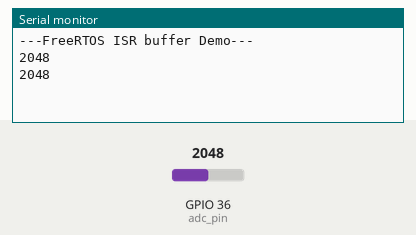
The sketch below on a simulated ESP32. On the bench: the last lines printed to the serial monitor. Inputs (shaded band) come from the test bench; at power-on: GPIO 36 (adc_pin) = 2048.

Above: at 3.8 s.
3.9 s: GPIO 36 (adc_pin) set to 2866
At 4.8 s:
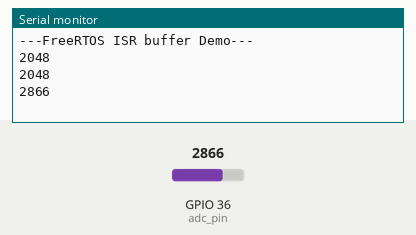
5.4 s: GPIO 36 (adc_pin) set to 3603
At 6.8 s:
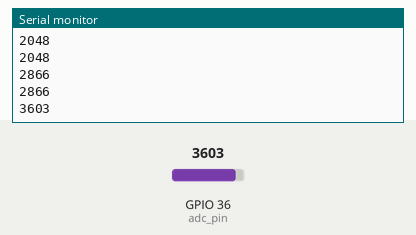
Timing chart, 0 to 8.4 s (numbered marks = the images above; inputs shaded):
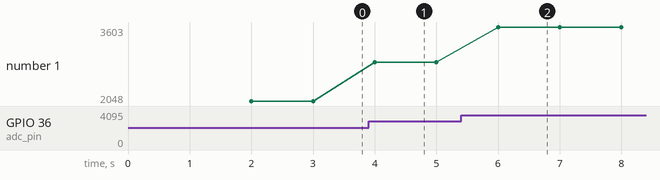

The sketch:

09_ex3_isr_buffer.ino
```cpp
/*
 * ESP32 ISR Semaphore
 *
 * Read ADC values in ISR at 1Hz and defer printing them in a task
 */

//#include semphr.h // required in vanilla FreeRTOS

// Use only 1 for demo purposes
#if CONFIG_FREERTO_UNICORE
  static const BaseType_t app_cpu = 0;
#else
  static const BaseType_t app_cpu = 1;
#endif

// Settings
static const uint16_t timer_divider = 80; // Count at 1 MHz
static const uint64_t timer_max_count = 1000000;

// Pins
static const int adc_pin = A0;

// Globals
static hw_timer_t *timer = NULL;
static volatile uint16_t val;
static SemaphoreHandle_t bin_sem = NULL;
//***********************************************************************************
// Interrupt Service Routine (ISRs)

// This funcion executes when timer raches max and resets
void IRAM_ATTR onTimer() {

  BaseType_t task_woken = pdFALSE;

  // Perform action (read from ADC)
  val = analogRead(adc_pin);

  // Give semaphore to tell task that new value is ready
  /* give sem from isr will never bloack as ISR not a task
   *
   *  if you're trying to take a mutex or as semaphore that is not available
   * you want to deal with that diferently rather than wait
   *
   *task_woken parameter - a feature is to determine if a new task is to be
   * un locked if a mutex or sem has been given. if a higher priority task
   * was unblocked because of this action the scheduler should be called to run
   * that task imediately as soon as the isr is done. we record that fact in this
   * boolean value which gets passed to the portYIELD_FROM_ISR function
   */
  xSemaphoreGiveFromISR(bin_sem, &task_woken);

  // Exit from ISR (ESP-IDF)
  if (task_woken) {
    portYIELD_FROM_ISR();
  }
  // Exit from ISR (Vanilla FreeRTOS)
  //portYIELD_FROM_ISR(task_woken);
}

//***********************************************************************************
//Tasks

// Wait for semaphore  and print out ADC value when received
void printValues(void *parameters) {

  // Loop forever, wait for semaphore, and print value
  while (1) {
    xSemaphoreTake(bin_sem, portMAX_DELAY);
    Serial.println(val);
  }
}

//***********************************************************************************
//Main
void setup() {
  // Config serial
  Serial.begin(115200);
  vTaskDelay(1000/portTICK_PERIOD_MS);
  Serial.println();
  Serial.println("---FreeRTOS ISR buffer Demo---");

  // Create binary semahore
  bin_sem = xSemaphoreCreateBinary();

  //Fore reboot if we can't create semaphore
  if (bin_sem == NULL) {
    Serial.println("Could not create semaphore");
    ESP.restart();
  }

  //Start task to print out results (higher priority thant main)
  xTaskCreatePinnedToCore(printValues,
                          "Print Values",
                          1024,
                          NULL,
                          2,
                          NULL,
                          app_cpu);

  // Create and start timer (num, divider, countUp)
  timer = timerBegin(0, timer_divider, true);

  // Provide ISR to timer (timer, function, edge)
  timerAttachInterrupt(timer, &onTimer, true);

  // At what count should ISR trigger (timer, count, autoreload)
  timerAlarmWrite(timer, timer_max_count, true);

  // Allow ISR to trigger
  timerAlarmEnable(timer);

  vTaskDelete(NULL);
}
void loop() {
  // Do nothing, forever, only is interuped by isr and let other task prin values
}
```

Measured:
- after the input at 3.9 s, the serial monitor: prints a new line after 0.10 s (image 1)
- after the input at 5.4 s, the serial monitor: prints a new line after 0.60 s (image 2)
- plotted number 1: 2048 → 2866 after the input at 3.9 s, 2866 → 3603 after the input at 5.4 s
